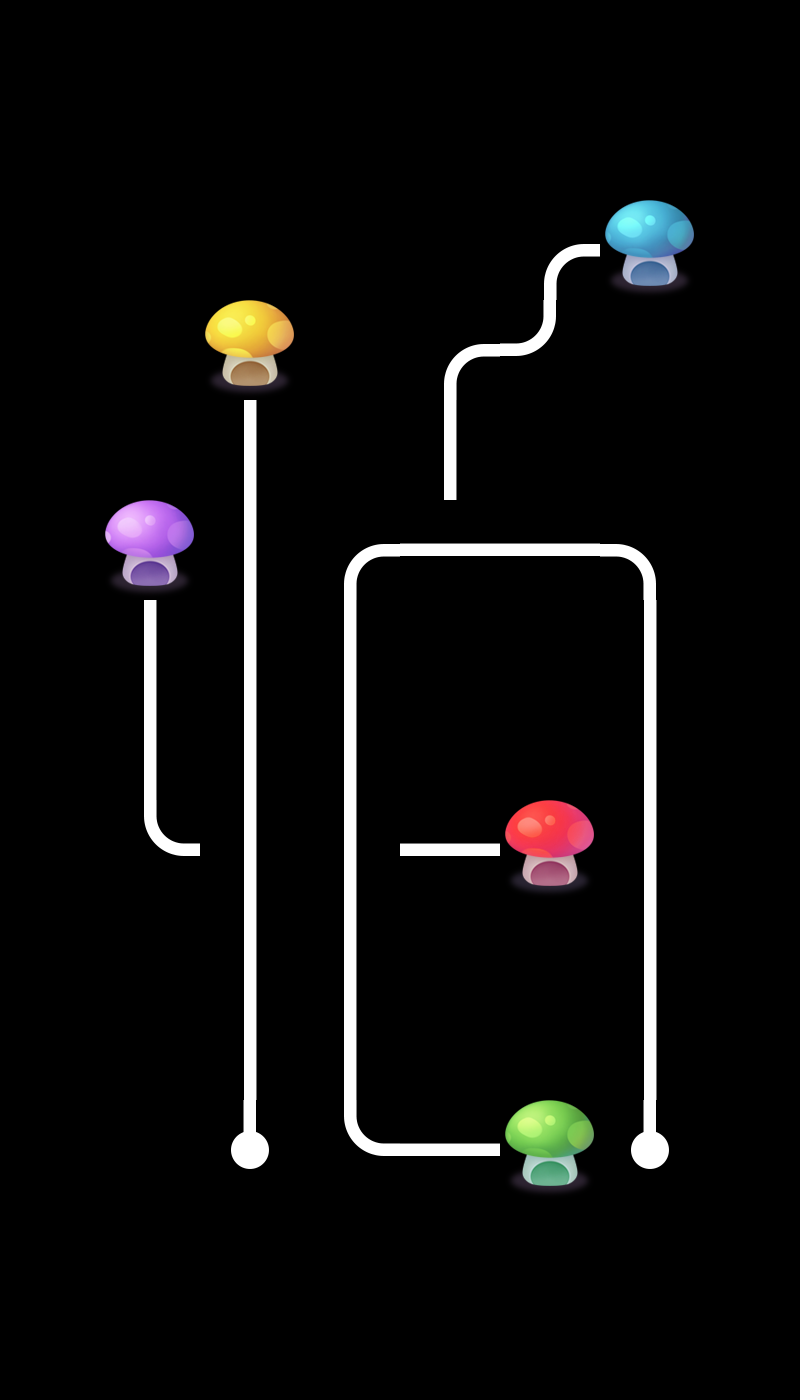

The image is a tile-based game level rendered from a .tmx file. Its description and source (layers, tilesets, objects; grid data summarised) follow:
An orthogonal 8x14 tile map with 100x100 px tiles, 2 tile layers (layer0, layer1), 2 tilesets and 3 objects.

<map version="1.0" orientation="orthogonal" renderorder="right-down" width="8" height="14" tilewidth="100" tileheight="100" nextobjectid="4">
 <tileset firstgid="1" name="tiled" tilewidth="100" tileheight="100">
  <image source="tiled.png" width="500" height="400" />
 </tileset>
 <tileset firstgid="21" name="tiled" tilewidth="100" tileheight="100">
  <image source="tiled.png" width="500" height="400" />
 </tileset>
 <layer name="layer0" width="8" height="14">
  <data>[112 cells, 25 non-empty, 10 distinct tile ids]</data>
 </layer>
 <layer name="layer1" width="8" height="14">
  <data>[112 cells, 13 non-empty, 5 distinct tile ids]</data>
 </layer>
 <objectgroup name="object1">
  <object id="1" x="327.273" y="827.273" width="51.5152" height="51.5152">
   <properties>
    <property name="id" value="0" />
   </properties>
  </object>
  <object id="2" x="424.242" y="512.121" width="48.4848" height="63.6364">
   <properties>
    <property name="id" value="1" />
   </properties>
  </object>
  <object id="3" x="221.212" y="830.303" width="54.5455" height="51.5152">
   <properties>
    <property name="id" value="2" />
   </properties>
  </object>
 </objectgroup>
</map>
